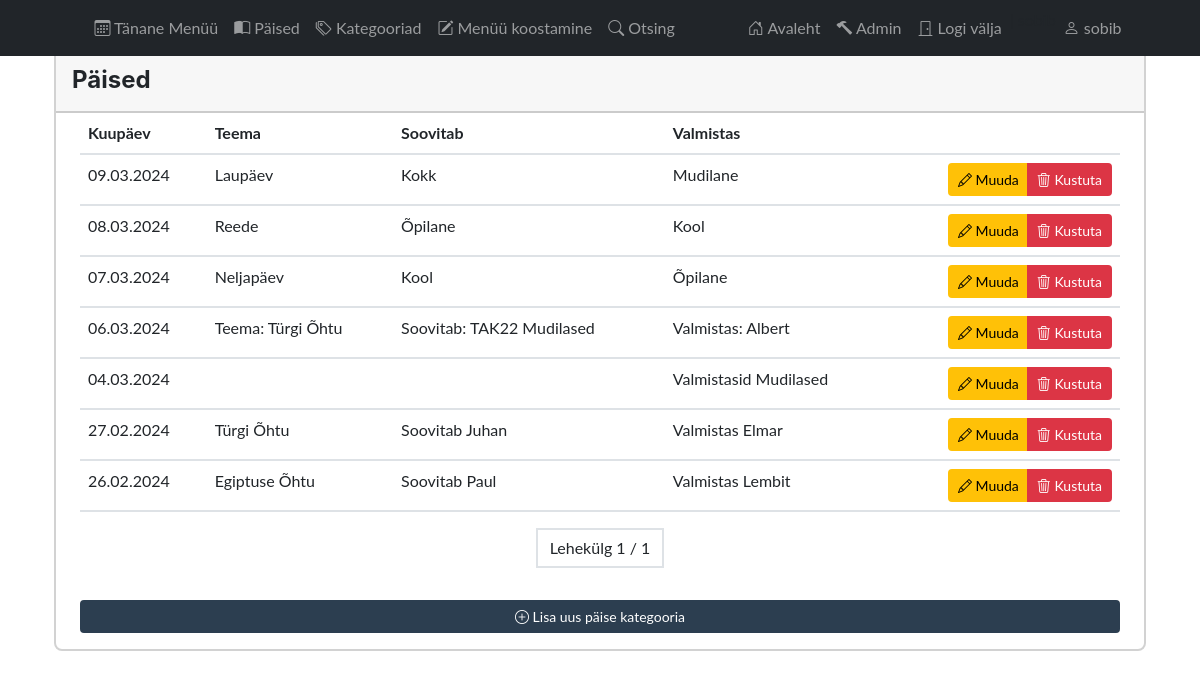
Screenshot of /app_admin/menu/ (signed in) with the database file from the repository.
### app_admin/models.py (models this page shows, shortened)
class Menu(models.Model):
    date = models.DateField(blank=False, null=False, unique=True)
    theme = models.CharField(max_length=50, null=True, blank=True)
    recommends = models.CharField(max_length=100, null=True, blank=True)
    prepared = models.CharField(max_length=100, null=True, blank=True)
    class Meta:
        ordering = ['-date']
        verbose_name_plural = 'menu'

### app_admin/views.py (the view)
# urls.py: path('menu/', views.MenuListView.as_view(), name='menu'),
class MenuListView(ListView):
    template_name = 'app_admin/menu.html'
    context_object_name = 'data'
    paginate_by = 10
    def get_queryset(self):
        return Menu.objects.all()
    def get_context_data(self, **kwargs):
        context = super().get_context_data(**kwargs)
        return context

### app_admin/templates/app_admin/menu.html (shortened to what this page needs)
{% extends "base_admin.html" %}
{% block content %}
    {% if user.is_authenticated %}
        <div class="container mt-5">
            <div class="col-auto mx-auto">
                <div class="card col-12 mx-auto">
                    <div class="card-header">
                        <div class="card-title d-flex justify-content-between align-self-auto">
                            <h4 class="m-0 mt-2">Päised</h4>
                        </div>
                    </div>
                    <div class="table-body mx-4">
                        <table class="table custom-table" id="dataTable">
                            <thead>
                            <tr>
                                <th>Kuupäev</th>
                                <th>Teema</th>
                                <th>Soovitab</th>
                                <th>Valmistas</th>
                                <th></th>
                            </tr>
                            </thead>
                            <tbody>
                            {% for menu in data %}
                                <tr>
                                    <td>{{ menu.date|date:"d.m.Y" }}</td>
                                    <td>{% if menu.theme %} {{ menu.theme }} {% endif %}</td>
                                    <td>{% if menu.recommends %} {{ menu.recommends }} {% endif %} </td>
                                    <td>{% if menu.prepared %} {{ menu.prepared }} {% endif %}</td>
                                    <td class="text-end">
                                        <div class="btn-group">
                                            <a class="btn btn-warning btn-sm"
                                               href="{% url 'app_admin:menu_update' pk=menu.id %}"><i
                                                    class="bi bi-pencil"></i> Muuda</a>
                                            <a class="btn btn-danger btn-sm"
                                               href="{% url 'app_admin:menu_delete' pk=menu.id %}"><i
                                                    class="bi bi-trash3"></i> Kustuta</a>
                                        </div>
                                    </td>
                                </tr>
                            {% endfor %}
                            </tbody>
                        </table>
                        <div class="d-flex justify-content-center mt-3">
                            <ul class="pagination">
                                <li class="page-link text-dark">
                                    Lehekülg {{ page_obj.number }} / {{ page_obj.paginator.num_pages }}
                                </li>
                            </ul>
                        </div>
                        <a class="btn btn-secondary btn-sm d-block mx-auto mt-3 mb-3"
                           href="{% url 'app_admin:menu_create' %}"><i class="bi bi-plus-circle"></i> Lisa
                            uus päise kategooria</a>
                    </div>
                </div>
            </div>
        </div>
    {% endif %}
{% endblock %}

### templates/menu.html (shortened to what this page needs)
{% if user.is_authenticated %}
<nav class="navbar navbar-expand-lg navbar-dark bg-dark fixed-top" id="navbar">
    <div class="container">
        <div class="collapse navbar-collapse" id="navbarSupportedContent">
            <ul class="navbar-nav mx-auto mb-2 mb-lg-0">
                <li class="nav-item"><a class="nav-link" aria-current="page" href="{% url "app_public:index" %}" target="_blank"><i class="bi bi-calendar3"></i> Tänane Menüü</a></li>
                <li class="nav-item"><a class="nav-link" href="{% url "app_admin:menu" %}"><i class="bi bi-book-half"></i> Päised</a></li>
                <li class="nav-item"><a class="nav-link" href="{% url "app_admin:category" %}"><i class="bi bi-tags"></i> Kategooriad</a></li>
                <li class="nav-item"><a class="nav-link" href="{% url "app_admin:food_menu_list" %}"><i class="bi bi-pencil-square"></i> Menüü koostamine</a></li>
                <li class="nav-item"><a class="nav-link" href="{% url "app_admin:archive" %}"><i class="bi bi-search"></i> Otsing</a></li>
            </ul>
            {% if user.is_authenticated %}
                <ul class="navbar-nav mx-lg-auto">
                    <li class="nav-item ms-auto"><a class="nav-link" href="/app_admin"><i class="bi bi-house-door"></i> Avaleht</a></li>
                    <li class="nav-item ms-auto"><a class="nav-link" href="/admin"><i class="bi bi-hammer"></i> Admin </a></li>
                    <li class="nav-item ms-auto"><a class="nav-link" href="{% url 'logout' %}"><i class="bi bi-door-closed"></i> Logi välja </a></li>| {{ user.username }}
                    <li class="nav-item ms-auto"><a class="nav-link"><i class="bi bi-person"></i> {{ user.username }}</a></li>
                </ul>
            {% endif %}
        </div>
    </div>
</nav>
{% endif %}

### rows the page displays
Menu: date "09.03.2024", theme "Laupäev", recommends "Kokk", prepared "Mudilane"
Menu: date "08.03.2024", theme "Reede", recommends "Õpilane", prepared "Kool"
Menu: date "07.03.2024", theme "Neljapäev", recommends "Kool", prepared "Õpilane"
Menu: date "06.03.2024", theme "Teema: Türgi Õhtu", recommends "Soovitab: TAK22 Mudilased", prepared "Valmistas: Albert"
Menu: date "04.03.2024", prepared "Valmistasid Mudilased"
Menu: date "27.02.2024", theme "Türgi Õhtu", recommends "Soovitab Juhan", prepared "Valmistas Elmar"
Menu: date "26.02.2024", theme "Egiptuse Õhtu", recommends "Soovitab Paul", prepared "Valmistas Lembit"

### other values shown
{{ user.username }} "sobib"
{{ page_obj.number }} "1"
{{ page_obj.paginator.num_pages }} "1"
